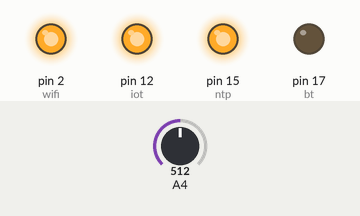
Bench run of a sketch on a simulated Arduino Mega 2560, built with avr-gcc and run on an emulated ATmega2560. Parts: output pins drawn as LEDs (lit = HIGH). The test bench sets the inputs (shaded band); at power-on: A4 = 512.

Above: at 1.2 s.
1.3 s: A4 set to 689
2.8 s: A4 set to 712
At 3.2 s:
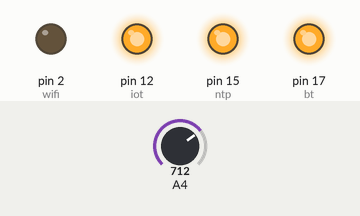
4.3 s: A4 set to 785
5.8 s: A4 set to 810
At 6.7 s:
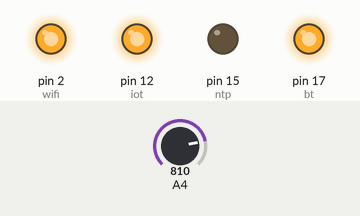
7.3 s: A4 set to 887
8.8 s: A4 set to 907
At 10.2 s:
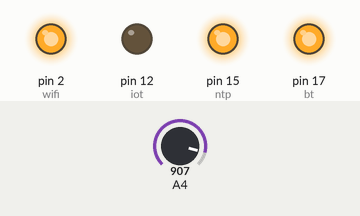
Timing chart, 0 to 11.3 s (numbered marks = the images above; inputs shaded):
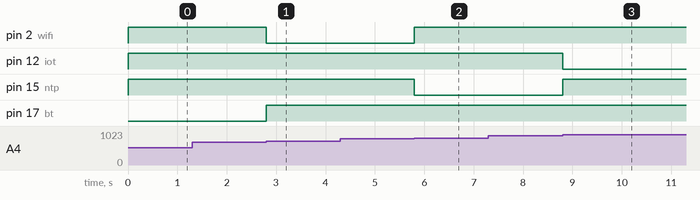

The sketch:

analog_light_123.ino
```cpp
int bt = 17;
int wifi = 2;
int ntp = 15;
int iot = 12;
int ldr = 36;
void setup() {
  Serial.begin(9600);
  pinMode(ldr, INPUT);
  pinMode(bt, OUTPUT);
  pinMode(wifi, OUTPUT);
  pinMode(ntp, OUTPUT);
  pinMode(iot, OUTPUT);
  digitalWrite(bt, HIGH);
  digitalWrite(wifi, HIGH);
  digitalWrite(ntp, HIGH);
  digitalWrite(iot, HIGH);

}

void loop() {
  int val = map(analogRead(ldr), 600, 900, 1, 4);
  if (val == 1) {
    digitalWrite(bt, LOW);
    digitalWrite(wifi, HIGH);
    digitalWrite(ntp, HIGH);
    digitalWrite(iot, HIGH);
  } else if (val == 2) {
    digitalWrite(bt, HIGH);
    digitalWrite(wifi, LOW);
    digitalWrite(ntp, HIGH);
    digitalWrite(iot, HIGH);
  } else if (val == 3) {
    digitalWrite(bt, HIGH);
    digitalWrite(wifi, HIGH);
    digitalWrite(ntp, LOW);
    digitalWrite(iot, HIGH);
  } else if (val == 4) {
    digitalWrite(bt, HIGH);
    digitalWrite(wifi, HIGH);
    digitalWrite(ntp, HIGH);
    digitalWrite(iot, LOW);
    } else if (val == 5) {
    digitalWrite(bt, LOW);
    digitalWrite(wifi, LOW);
    digitalWrite(ntp, LOW);
    digitalWrite(iot, LOW);
  } else {
    digitalWrite(bt, HIGH);
    digitalWrite(wifi, HIGH);
    digitalWrite(ntp, HIGH);
    digitalWrite(iot, HIGH);

  }
}
```

Measured:
- the behaviour switches between 699 and 700 on A4 (found by bisection; images 0 and 1)
- the behaviour switches between 799 and 800 on A4 (found by bisection; images 1 and 2)
- the behaviour switches between 899 and 900 on A4 (found by bisection; images 2 and 3)
- after the input at 1.3 s, every drawn part: stays the same
- after the input at 2.8 s, pin 2 (wifi): HIGH → LOW at once; pin 17 (bt): LOW → HIGH at once
- after the input at 4.3 s, every drawn part: stays the same
- after the input at 5.8 s, pin 2 (wifi): LOW → HIGH at once; pin 15 (ntp): HIGH → LOW at once
- after the input at 7.3 s, every drawn part: stays the same
- after the input at 8.8 s, pin 12 (iot): HIGH → LOW at once; pin 15 (ntp): LOW → HIGH at once
